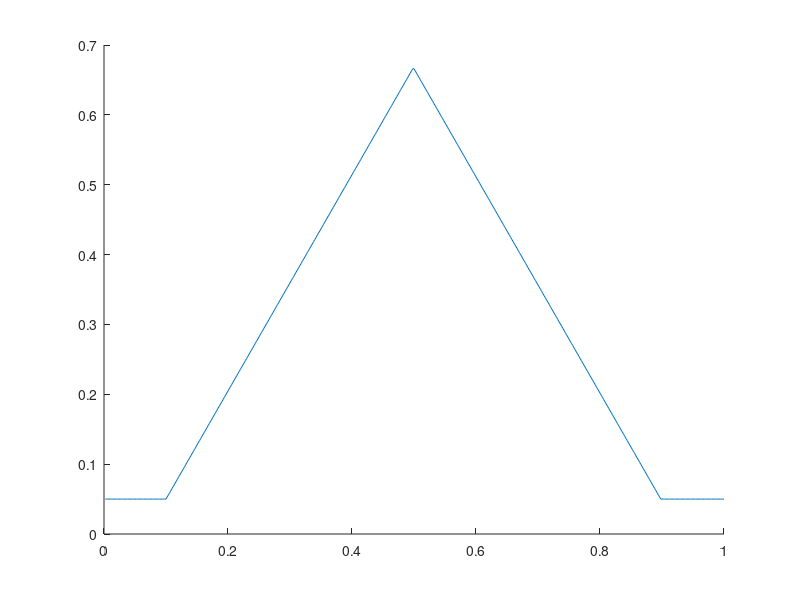

Reproduce this figure in MATLAB. (Note: this script raises an error after producing the figure.)
clear; clc; close all; 
%% Where am I
AllDir.ParentDir = 'C:\Temp\Diffusion\MOL_PDE\';

AllDir.SourceDir = '1. Source files';
AllDir.InitalDataDir = '2. Inital Data';
AllDir.SaveDir = '4. Output files';

bt_point = 0.281; top_point = 0.8
% list_1 = find(mybeta>bt_point); list_2 = find(mybeta>top_point);
%         top_pt = x(list_1(1)) ; bt_pt = x(list_2(1));
%         plot([bt_point, bt_point, 0], [0, top_pt, top_pt], 'k','LineWidth',2)
%         plot([top_point, top_point, 0], [0, bt_pt, bt_pt],  'k','LineWidth',2)

% Initalise Parameters
Z_0 = 0.3; V_0 = -40; Y_0 = 0.5;
D = 6e-6;
dt = 2e-3; t_end = 50; t = 0:dt:t_end;   N = length(t);
dx = 2e-3; x = dx:dx:1;   M = length(x); 
vert = 0.10;
inter = 0.25;
BLL = 0.05:0.02:0.15;
for i = 1:length(BLL)
    % initalise beta to bottom line 
    mybeta = BLL(i) + 0*x;
    grad_beta = (bt_point-BLL(i))/(inter-vert);
    gbs(i) = grad_beta;
    max_beta = BLL(i) + grad_beta*(0.5-vert);
    mybeta(M*vert:M*0.5-1) = linspace(BLL(i),max_beta, M*(0.5-vert));
    mybeta(M*0.5:M*(1-vert)-1) = linspace(max_beta, BLL(i), M*(0.5-vert));
    figure(1)
    hold on
    plot(x, mybeta)
    hold off
    
    [ Z, V ] = Gold_Electro_Diffusion_noinvsp( dt, dx, x, t, M, N, Z_0, V_0, Y_0, mybeta', D);
    clc
    record.(genvarname(['Z_' num2str(i)])) = Z;
    record.(genvarname(['V_' num2str(i)])) = V;
    figure(i+1)
        imagesc(t,flipud(x),Z)
        set(gca,'YDir','normal')
        xlabel('Time, [s]')
        ylabel('Position, x')
        title(['Calcium [Ca^2^+] Concentration, [\muM] Beta', num2str(BLL(i))])
        colormap jet
        hold on
        plot([0,t_end], [0.2,0.2], 'k','LineWidth',2)
        plot([0,t_end], [0.8,0.8],  'k','LineWidth',2)
        colorbar
    
end
figure(1)
legend(['BBL = 0.05, grad = ', num2str(gbs(1))], ['0.07 ,', num2str(gbs(2))],['0.09 ,', num2str(gbs(3))],['0.11 ,', num2str(gbs(4))],['0.13 ,', num2str(gbs(5))],['0.15 ,', num2str(gbs(6))])
xlabel('Position, x')
ylabel('Beta, \beta')
axis([0,1,0,1])


